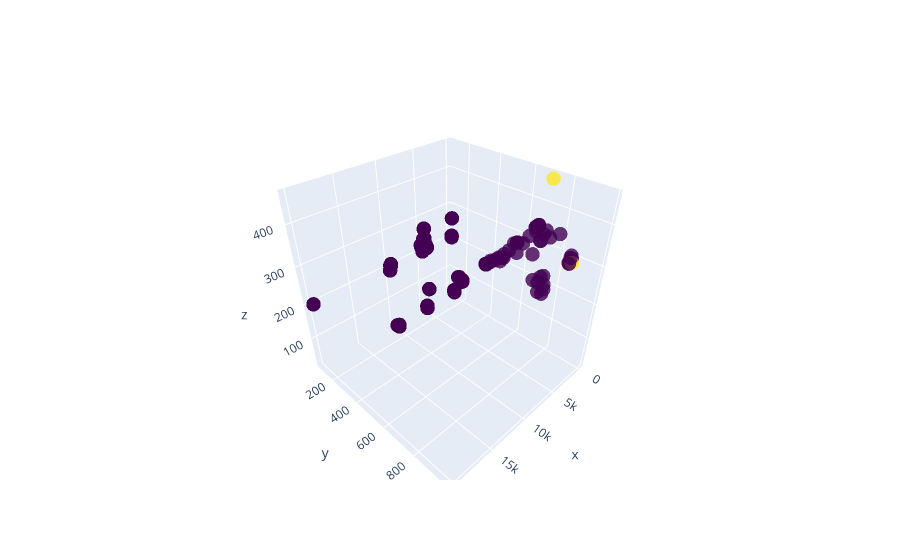

Source (notebook cell):
### Code cell
import plotly.graph_objects as go
import numpy as np

x = df['cost']
y = df['throughput']
z = df['throughput_time']
is_efficient = df['is_efficient'].astype(int)

data = [go.Scatter3d(x=x, y=y, z=z,
                                   mode='markers', marker=dict(
        size=5,
        color=is_efficient,                # set color to an array/list of desired values
        colorscale='Viridis',   # choose a colorscale
        opacity=0.8
    ))]

df_efficient = df.loc[df['is_efficient']]

x2 = df_efficient['cost']
y2 = df_efficient['throughput']
z2 = df_efficient['throughput_time']

data.append(go.Mesh3d(x=x2, y=y2, z=z2, color='grey', opacity=0.5))
fig = go.Figure(data=data)
fig.show()

### Figure 1 — Plotly figure (JSON) as saved in the notebook; plotly's stock layout.template omitted (floating-point values rounded to 4 significant figures; data arrays with more than 128 entries replaced by an {"elided": "..."} marker saying what was removed)
{"data": [{"marker": {"color": {"elided": "388 int values"}, "colorscale": [[0, "#440154"], [0.1111, "#482878"], [0.2222, "#3e4989"], [0.3333, "#31688e"], [0.4444, "#26828e"], [0.5556, "#1f9e89"], [0.6667, "#35b779"], [0.7778, "#6ece58"], [0.8889, "#b5de2b"], [1, "#fde725"]], "opacity": 0.8, "size": 5}, "mode": "markers", "type": "scatter3d", "x": {"elided": "388 int values"}, "y": {"elided": "388 int values"}, "z": {"elided": "388 float values"}}, {"color": "grey", "opacity": 0.5, "type": "mesh3d", "x": [0, 5000], "y": [714, 984], "z": [459.3, 359.0]}], "layout": {"autosize": true, "scene": {"aspectmode": "auto", "aspectratio": {"x": 1, "y": 1, "z": 1}}}}
